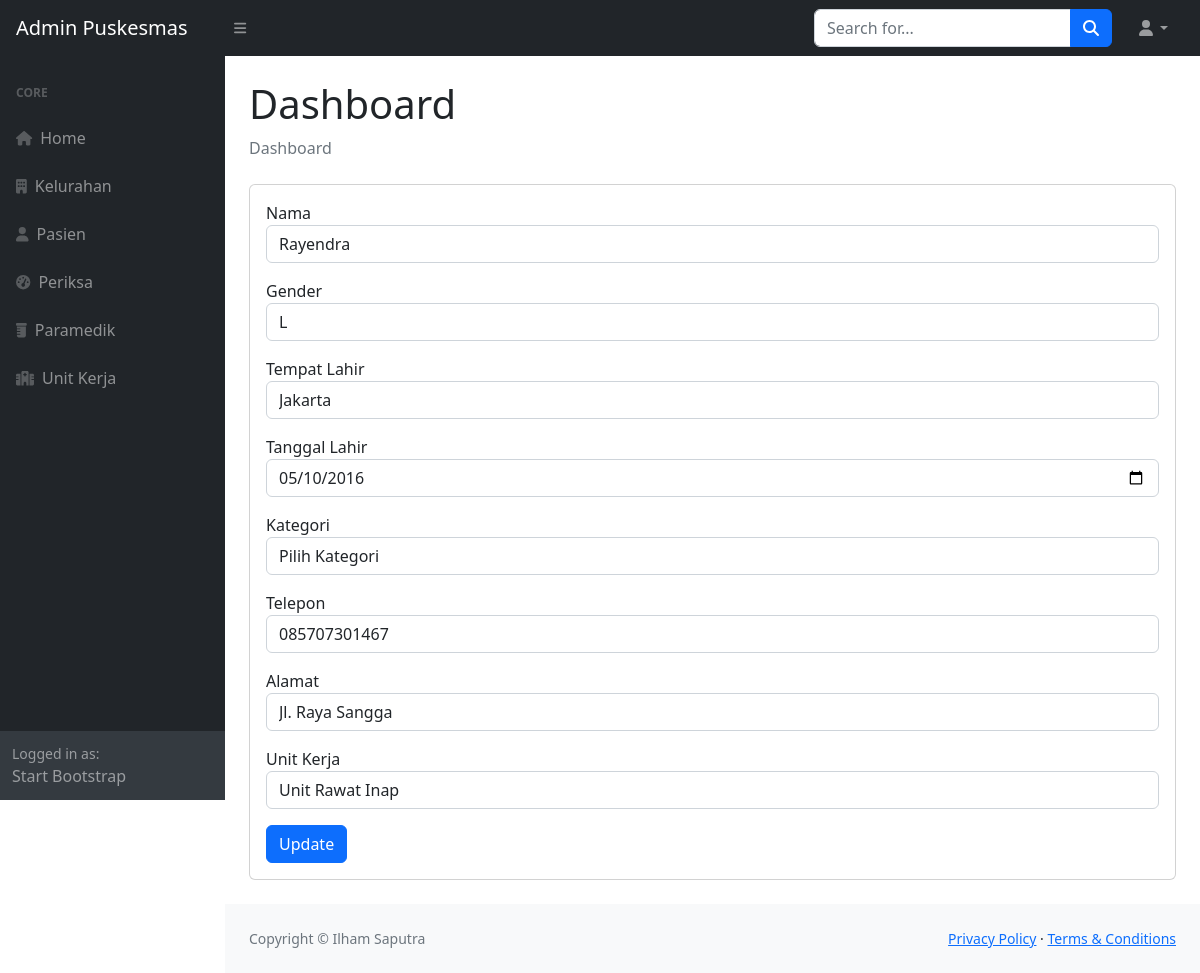
The page /admin/paramedikdb/editdata.php?id=8 on the database its author committed.
### tables this page shows
CREATE TABLE `paramedik` (
  `id` int(11) NOT NULL,
  `nama` varchar(45) NOT NULL,
  `gender` char(1) NOT NULL,
  `tmp_lahir` varchar(30) NOT NULL,
  `tgl_lahir` date NOT NULL,
  `kategori` enum('Dokter Umum','Perawat','Bidan','Dokter Spesialis','Asisten Medis') DEFAULT NULL,
  `telpon` varchar(20) NOT NULL,
  `alamat` varchar(100) NOT NULL,
  `unit_kerja_id` int(11) NOT NULL
);

### admin/paramedikdb/editdata.php (the view, shortened to what this page needs)
<!DOCTYPE html>
<html lang="en">
<?php require_once('../koneksi.php') ?>
<?php include_once('../models/meta.php') ?>
<body class="sb-nav-fixed">
    <?php include_once('../models/header.php') ?>
    <div id="layoutSidenav">
        <div id="layoutSidenav_nav">
            <?php include_once('../models/sidebar.php') ?>
        </div>
        <div id="layoutSidenav_content">
            <main>
                <div class="container-fluid px-4">
                    <h1 class="mt-4">Dashboard</h1>
                    <ol class="breadcrumb mb-4">
                        <li class="breadcrumb-item active">Dashboard</li>
                    </ol>
                    <div class="card mb-4">
                        <div class="card-body">
                            <form action="" method="post" class="form custom-class">
                                <?php
                                if (isset($_GET['id'])) {
                                    $sql = "SELECT * FROM paramedik WHERE id = :id";
                                    $stmt = $dbh->prepare($sql);
                                    $stmt->bindParam(':id', $_GET['id']);
                                    $stmt->execute();
                                    $data = $stmt->fetch();
                                }
                                ?>
                                <div class="form-group">
                                    <label for="nama">Nama</label>
                                    <input type="text" class="form-control" id="nama" name="nama" required value="<?= $data['nama'] ?>">
                                </div>
                                <div class="form-group mt-3">
                                    <label for="gender">Gender</label>
                                    <input type="text" class="form-control" id="gender" name="gender" required value="<?= $data['gender'] ?>">
                                </div>
                                <div class="form-group mt-3">
                                    <label for="tmp_lahir">Tempat Lahir</label>
                                    <input type="text" class="form-control" id="tmp_lahir" name="tmp_lahir" required value="<?= $data['tmp_lahir'] ?>">
                                </div>
                                <div class="form-group mt-3">
                                    <label for="tgl_lahir">Tanggal Lahir</label>
                                    <input type="date" class="form-control" id="tgl_lahir" name="tgl_lahir" required value="<?= $data['tgl_lahir'] ?>">
                                </div>
                                <div class="form-group mt-3">
                                    <label for="kategori">Kategori</label>
                                    <select name="kategori" class="form-control" id="kategori">
                                        <option value="" hidden>Pilih Kategori</option>
                                    </select>
                                </div>
                                <div class="form-group mt-3">
                                    <label for="telpon">Telepon</label>
                                    <input type="number" class="form-control" id="telpon" name="telpon" required value="<?= $data['telpon'] ?>">
                                </div>
                                <div class="form-group mt-3">
                                    <label for="alamat">Alamat</label>
                                    <input type="text" class="form-control" id="alamat" name="alamat" required value="<?= $data['alamat'] ?>">
                                </div>
                                <div class="form-group mt-3">
                                    <label for="unit_kerja_id">Unit Kerja</label>
                                    <select name="unit_kerja_id" class="form-control" id="unit_kerja_id">
                                        <?php
                                        $sql = "SELECT * FROM unit_kerja";
                                        $stmt = $dbh->prepare($sql);
                                        $stmt->execute();
                                        $result = $stmt->fetchAll();
                                        foreach ($result as $unit) {
                                            $selected = $unit['id'] == $data['unit_kerja_id'] ? "selected" : "";
                                            echo "<option value='$unit[id]' $selected>$unit[nama]</option>";
                                        }
                                        ?>
                                    </select>
                                </div>
                                <button class="btn btn-primary mt-3" type="submit">Update</button>
                            </form>
                        </div>
                    </div>
                </div>
            </main>
            <?php include_once('../models/footer.php') ?>
        </div>
    </div>
</body>
</html>

### rows shown on the page
paramedik: nama "Rayendra", gender "L", tmp_lahir "Jakarta", tgl_lahir "05/10/2016", telpon "085707301467", alamat "Jl. Raya Sangga"

### other values the page prints
form field unit_kerja_id "Unit Rawat Inap"
